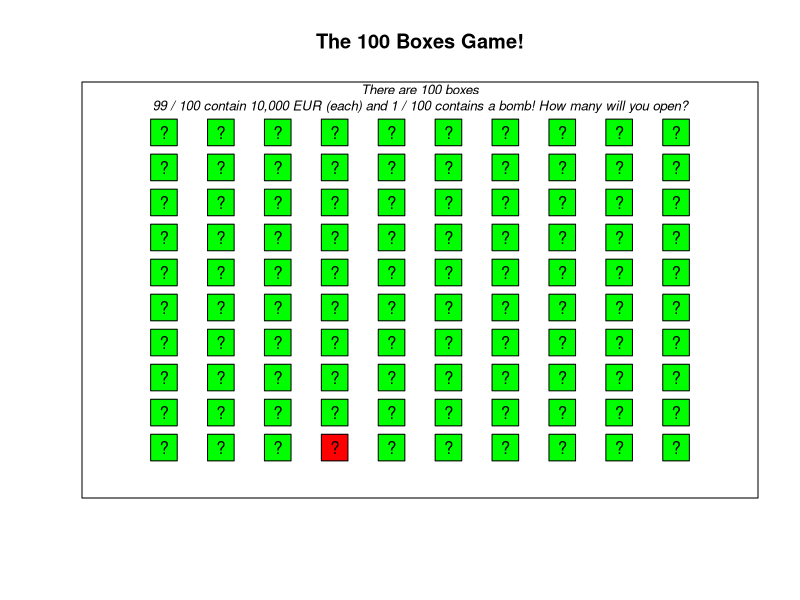

This figure's R source:
## ---- chunk 1
knitr::opts_chunk$set(fig.width=12, fig.height=8,
                      echo=TRUE, warning=FALSE, message=FALSE)
## ---- chunk 2
knitr::include_graphics("http://i.telegraph.co.uk/multimedia/archive/02326/obama_2326627b.jpg")
## ---- chunk 3
knitr::include_graphics("https://www.mariowiki.com/images/thumb/6/65/CheckpointSM3DL.png/115px-CheckpointSM3DL.png")
## ---- chunk 4
# Plot of the Boxes Game

# Plotting space
plot(1, 
     xlim = c(0, 11), 
     ylim = c(0, 11),
     xlab = "", ylab = "", main = "The 100 Boxes Game!", 
     type = "n", xaxt = "n", yaxt = "n")

text(x = 5.5,
     y = 11, 
     labels = "There are 100 boxes\n99 / 100 contain 10,000 EUR (each) and 1 / 100 contains a bomb! How many will you open?", 
     font = 3,    # Italic font
     cex = .8)    # Slightly smaller font size

# Boxes
points(x = rep(1:10, times = 10), 
       y = rep(1:10, each = 10), 
       pch = 22, 
       cex = 4, 
       bg = sample(c(rep("green", 99), "red")))

# Labels
points(x = rep(1:10, times = 10), 
       y = rep(1:10, each = 10), 
       pch = "?")
## ---- chunk 5
# This vector represents the room of 100 boxes
room_100 <- c(rep(10, 99), -Inf)
## ---- chunk 6
open <- 0  # How many do you want to open?
## ---- chunk 7
# Run this chunk to create the function
boxes_game <- function(open, 
                       room) {
  
# Outcome if no boxes are opened
  
if(open == 0) {
  
  print("You didn't open any boxes! You earned nothing but are still alive")}

# If at least 1 box is opened...
  
if(open > 0) {
  
  # Calculate the result
  result <- sample(x = room,
                   size = open)

# If -Inf (the bomb) is in the result...
if(-Inf %in% result) {
  
  print(paste("You're dead!!! You opened ", open, 
              " boxes and got the bomb!!!", sep = ""))}

# If -Inf (the bomb) is NOT in the result...
if((-Inf %in% result) == FALSE) {
  
  print(paste("Congratulations!!! You opened ", open, 
              " boxes and earned ", sum(result), 
              " Thousand Euros! Don't you want to play again? :)", sep = ""))}
}
  
}
